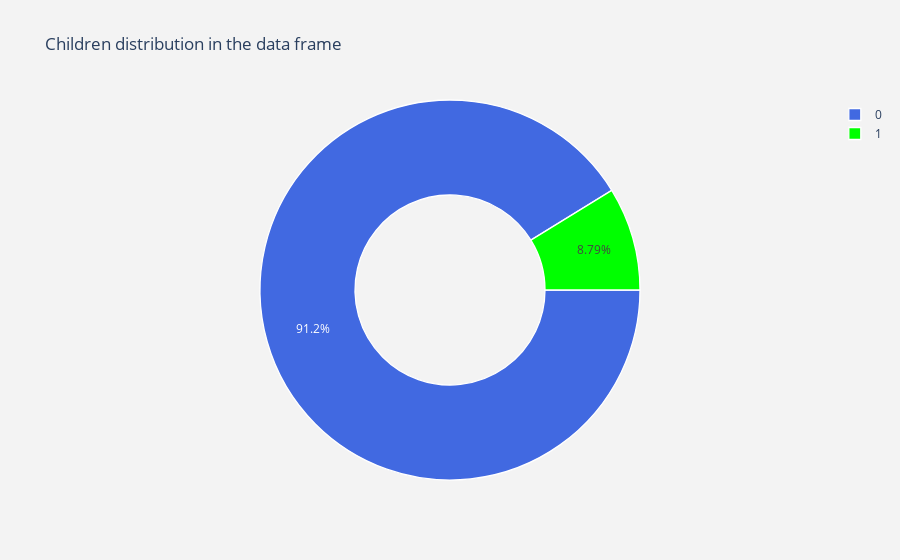

Notebook code cell kept with this figure:
### Markdown cell above
Most of the appicant that had 0 chldren where 63.9\% which be one factor which affects the target. MOst applicant for credit are those with no children

### Code cell
# py.init_notebook_mode(connected=False)

lab = df1["TARGET"].value_counts().keys().tolist()
#values
val = df1["TARGET"].value_counts().values.tolist()

oneplot(lab,val, "Target Distribution all over the data")
plt.show()

### Figure 1 — Plotly figure (JSON) as saved in the notebook; plotly's stock layout.template omitted (floating-point values rounded to 4 significant figures)
{"data": [{"hole": 0.5, "hoverinfo": "label+value+text", "labels": [0, 1], "marker": {"colors": ["royalblue", "lime", "orange"], "line": {"color": "white", "width": 1.3}}, "rotation": 90, "type": "pie", "values": [192357, 18530]}], "layout": {"paper_bgcolor": "rgb(243,243,243)", "plot_bgcolor": "rgb(243,243,243)", "title": {"text": "Children distribution in the data frame"}}}
